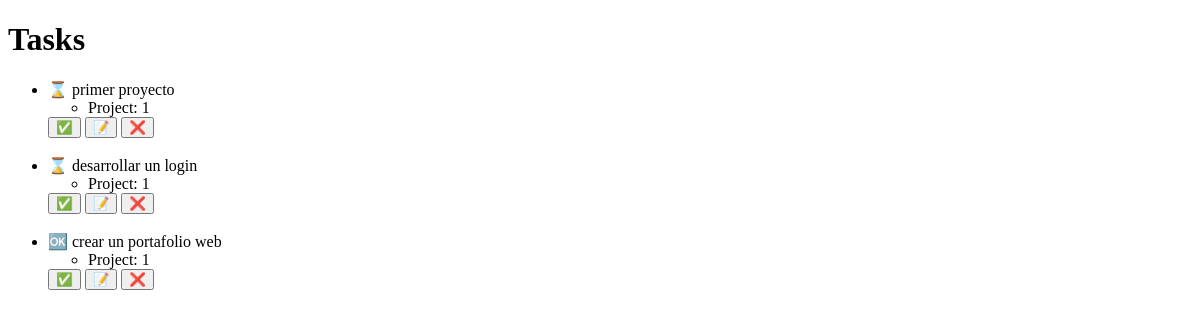
Before: /task/ with the older database file.
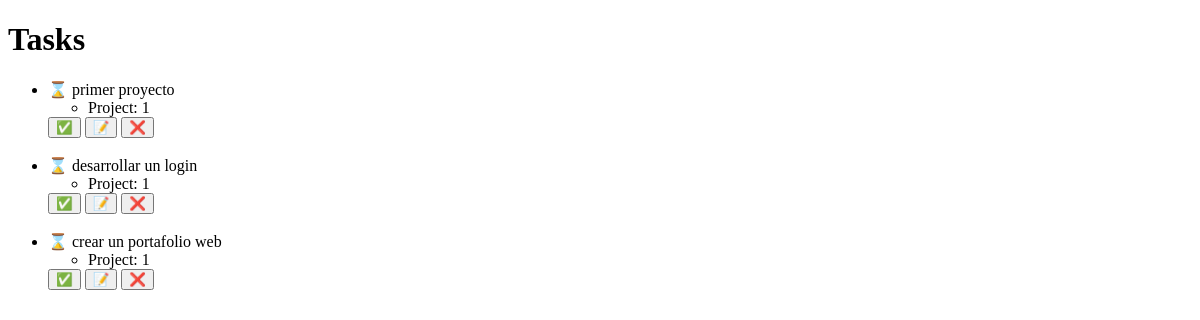
After: the same page with the newer database file.
### myapp/models.py (models this page shows, shortened)
class Task(models.Model):
    title = models.CharField(max_length=100)
    description = models.TextField()
    project = models.ForeignKey(Project, on_delete=models.CASCADE)
    done = models.BooleanField(default=False)

class Project(models.Model):
    name = models.CharField(max_length=100)

### myapp/views.py (the view)
# urls.py: path('task/', views.task),
def task(request):
    tasks = Task.objects.all()
    return render(request, "task.html", {"task": tasks})

### myapp/templates/task.html (shortened to what this page needs)
<!DOCTYPE html>
<html>
    <head>
        <link rel="stylesheet" href="">
    </head>
    <body>
        <h1>Tasks</h1>
        <ul>
            {% for task in task %}
                {% if task.done == False  %}
                    <li> ⌛  {{ task.title }}</li>
                {% else %}
                    <li> 🆗 {{ task.title }}</li>
                {% endif %}
                    <ul>
                        <li>Project: {{ task.project.id }}</li>
                    </ul>
                <button>✅ </button>
                <button>📝 </button>
                <button>❌ </button><br><br>
            {% endfor %}
        </ul>
    </body>
</html>

Changed rows visible on the page:
changed Task "crear un portafolio web": done "🆗" → "⌛"
